Frame 1 (no input): blank canvas, image omitted
Frame 60 (no input): blank canvas, image omitted
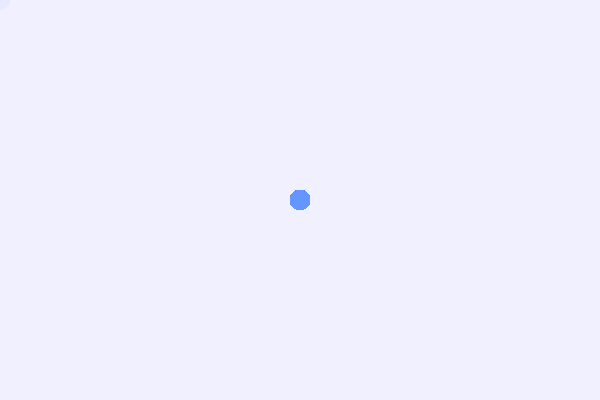
Frame 120 (the mouse pressed at the canvas centre since frame 60)

The p5.js sketch whose frames 1 and 60 were blank and that drew this single picture after the mouse press (run headless with seeded random() and noise() and a simulated clock; from frame 60 on, the mouse is pressed at the canvas centre):

// p5.js sketch
// ── sketch.js
let trail = [];

function setup() {
  createCanvas(600, 400);
  noStroke();
}

function draw() {
  background(240, 240, 255, 50); 

 
  trail.push({ x: mouseX, y: mouseY });

 
  if (trail.length > 50) {
    trail.shift();
  }


  for (let i = 0; i < trail.length; i++) {
    let pos = trail[i];
    let alpha = map(i, 0, trail.length, 50, 255); 
    fill(100, 150, 255, alpha);
    ellipse(pos.x, pos.y, 20);
  }
}
